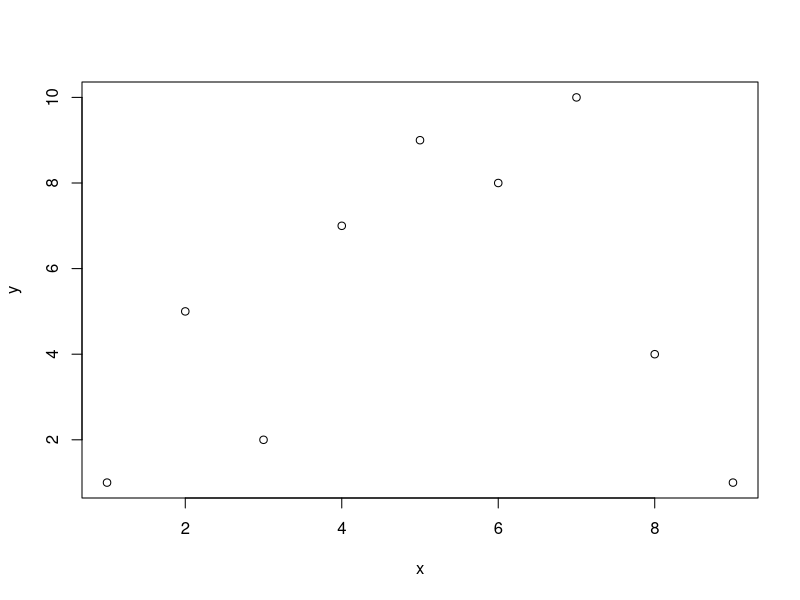
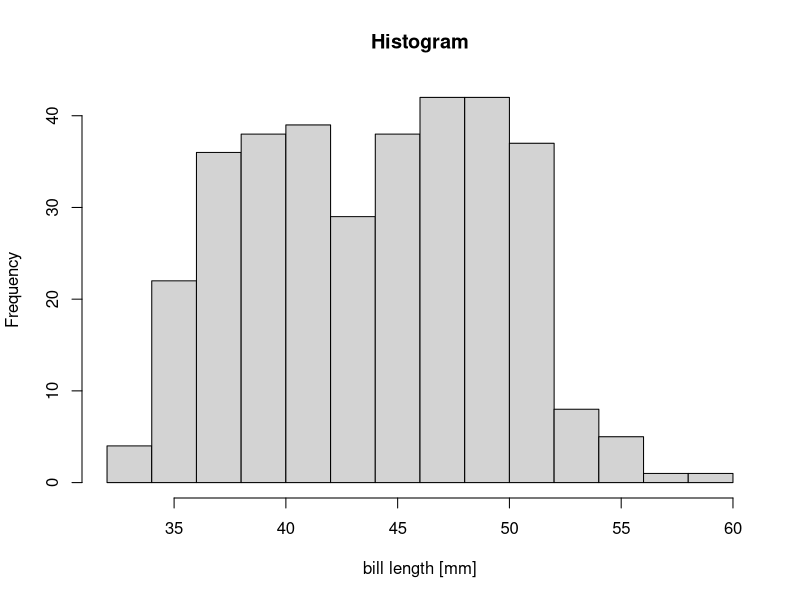
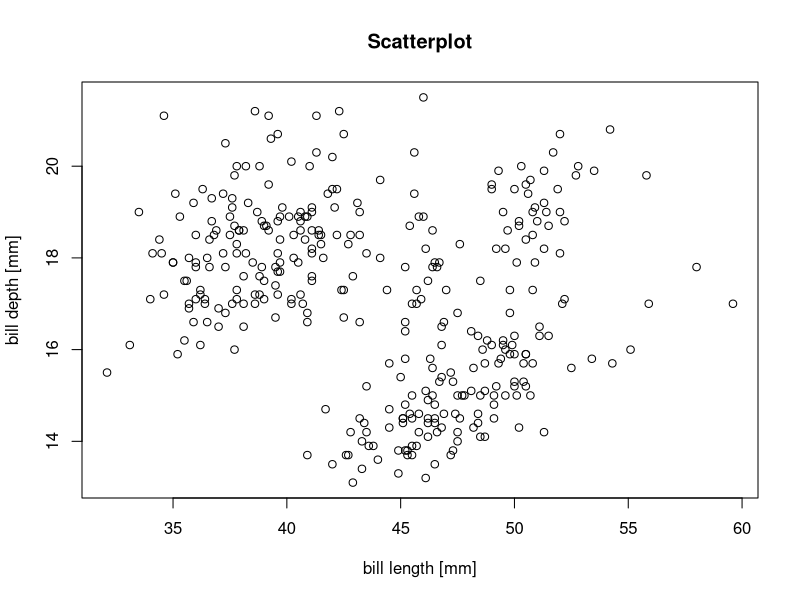
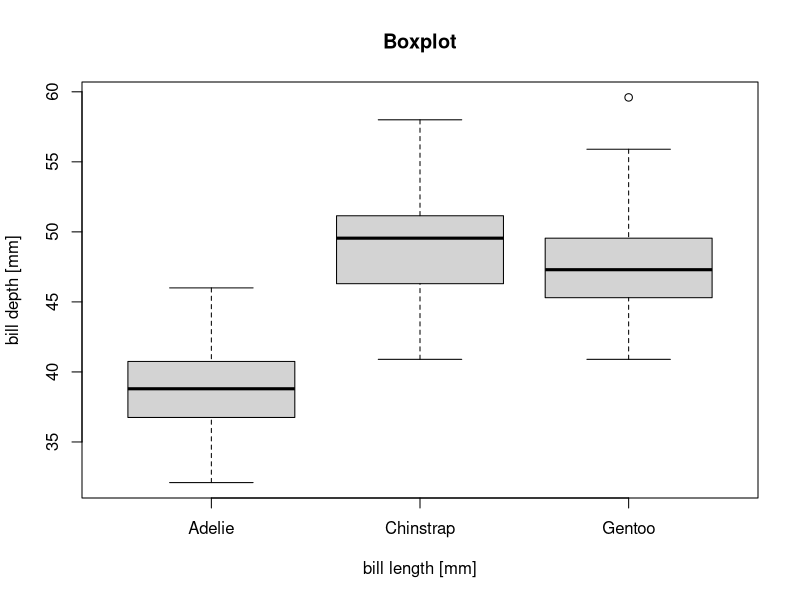

Generate these figures, in order, with R: (Note: this script raises an error after producing the figures.)
# 2020 R Bootcamp Part 1 
# Solutions to the coding that was presented in the introduction to Base R

# J.S.Schuur (08.09.2020)

setwd("~/Desktop/Student representation ISTP/rbootcamp/part1/")
library(tidyverse)
library(ggplot2)


# Variables and R as calculator

# assigning variables
a <- 5
b <- 10

# performing a computation and calling the result 
a + b 

## Data structures

# creating vectors
x <- c(1:9) # c(...), combines arguments into vector or list

## Data structures
  
# creating matrices
A <- matrix(x, nrow = 3, ncol = 3)

# assigning row, column and matrix names
rownames(A) <- c("penguin1", "penguin2", "penguin3")
colnames(A) <- c("species", "sex", "year")
matrix_names <- c("set1", "set2")


## Data structures

# array
array1 <- array(c(A,A), dim = c(3,3,2), 
                dimnames = list(rownames(A), 
                colnames(A), matrix_names)) 

## Data structures

# lists
l1 <- list(x, A, "hello", TRUE, FALSE) # elements of different types

# Indexing

x[5] # accessing fifth element of vector

A[2,3] # accessing second row, third column of matrix

A[c(1,2), c(2,3)] # ... 1st and 2nd row of 2nd and 3th column

array1[1,,1] # ... 1st row, all columns, 1st matrix

# Packages and libraries

install.packages(c("palmerpenguins", 
                   "tidyverse", 
                   "ggplot2"))

library(palmerpenguins)

# Base R plotting

y <- c(1,5,2,7,9,8,10,4,1)

plot(x, y)

# Base R plotting

hist(penguins$bill_length_mm, 
     main = "Histogram", 
     xlab = "bill length [mm]")

# Base R plotting
  
plot(penguins$bill_length_mm, penguins$bill_depth_mm, 
     main = "Scatterplot", 
     xlab = "bill length [mm]", ylab = "bill depth [mm]")

# Base R plotting
  
boxplot(bill_length_mm ~ species, penguins,
        main = "Boxplot",
        xlab = "bill length [mm]", ylab = "bill depth [mm]")


# Writing scripts

getwd() # tells you in which working directory you currently operate
setwd() # lets you set your desired working directory


# If-else statements

x

# creating multiple condition statement
if(10 %in% x) {
  print("x is equal to 10")
} else if(20 %in% 10) {
  print("x is equal to 20")
} else if( x < 10 & x >= 0) {
  print("x is a number equal or greater than 0 and smaller than 10")
} else {
  print("the conditions are not med for x")
}

# If-else statements

x

ifelse(x >= 6, "TRUE", "FALSE")


